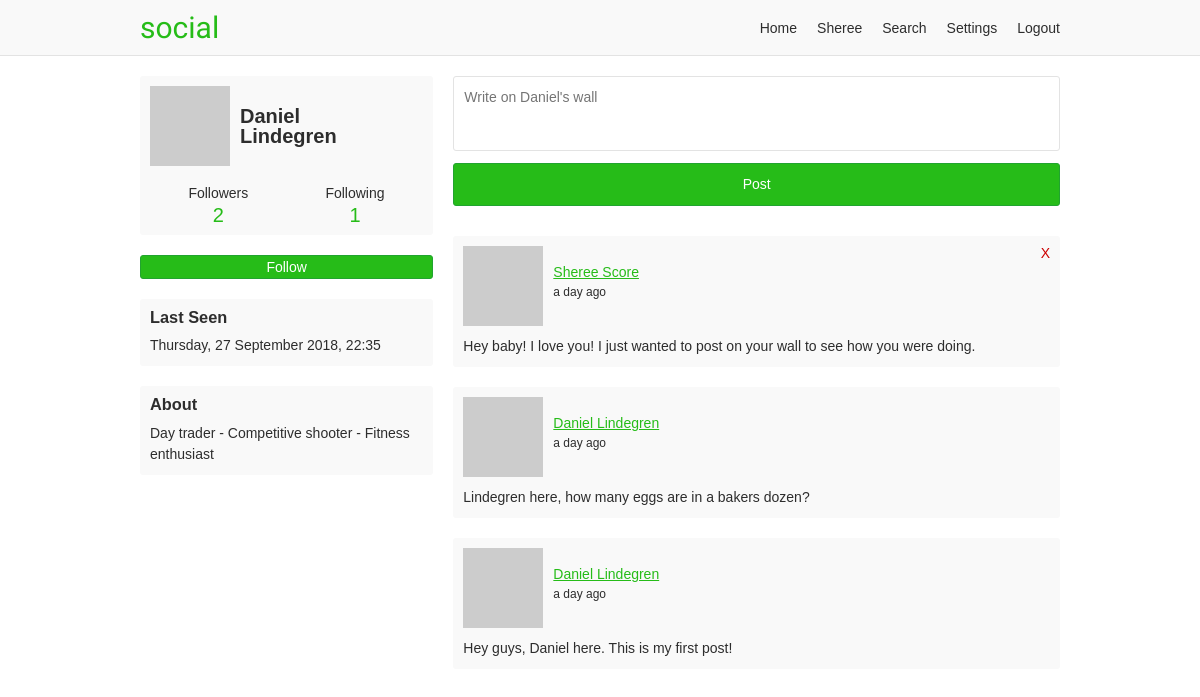
Before: /onosendi (signed in) with the older database file.
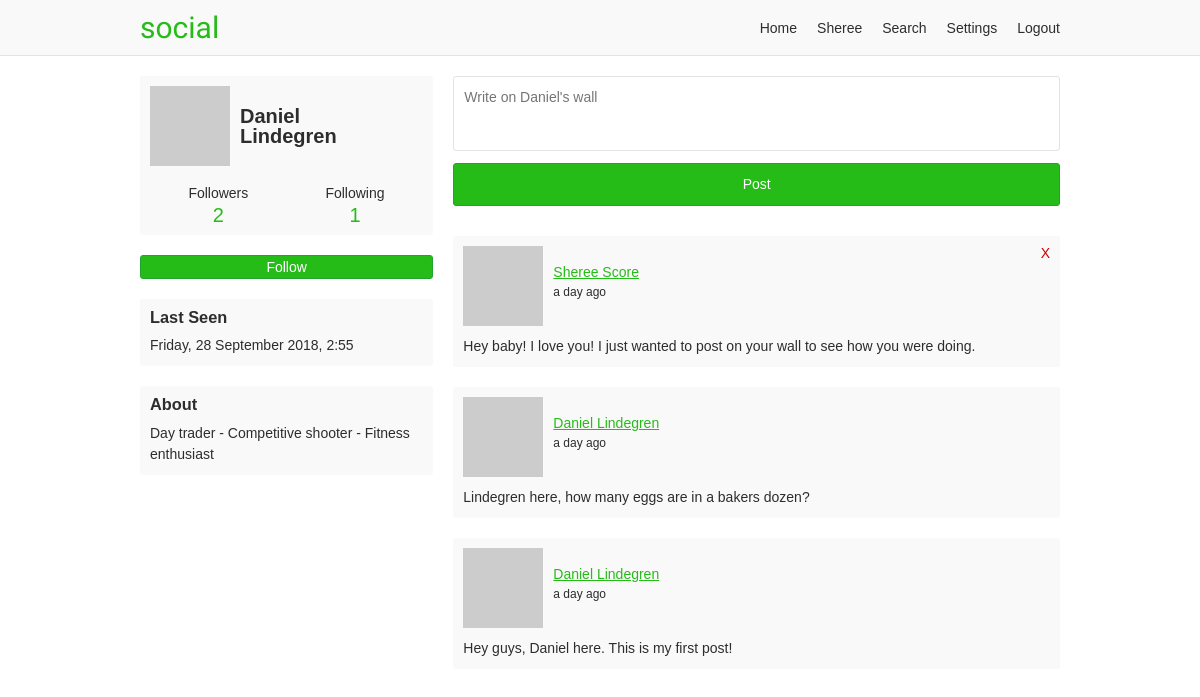
After: the same page with the newer database file.
### app/users/models/user.py (models this page shows, shortened)
class User(UserMixin, db.Model, BaseModel):
    username = db.Column(db.String(35), nullable=False, unique=True)
    email = db.Column(db.String(255), nullable=False, unique=True)
    password = db.Column(db.String(128), nullable=False)
    first_name = db.Column(db.String(35), nullable=False)
    last_name = db.Column(db.String(35), nullable=False)
    about_me = db.Column(db.Text)
    last_seen = db.Column(db.DateTime, default=datetime.utcnow)
    posts_per_page = db.Column(db.Integer, default=10, nullable=False)
    full_name = column_property(first_name + " " + last_name)
    followed = db.relationship(
        'User',
        secondary=followers,
        primaryjoin='followers.c.follower_id == User.id',
        secondaryjoin='followers.c.followed_id == User.id',
        backref=db.backref('followers', lazy='dynamic'),
        lazy='dynamic')
    post_author = db.relationship(
        'Post',
        foreign_keys='Post.author_id',
        backref='author', lazy='dynamic')
    post_recipient = db.relationship(
        'Post',
        foreign_keys='Post.recipient_id',
        backref='recipient', lazy='dynamic')
    def is_following(self, user):
        return self.followed.filter(
            followers.c.followed_id == user.id).count() > 0
    @property
    def get_followers(self):
        return self.followers.filter_by(active=True)
    @property
    def get_followed(self):
        return self.followed.filter_by(active=True)
    @property
    def profile_posts(self):
        return Post.query.join(User, User.id == Post.author_id).filter(
            Post.recipient_id == self.id, User.active == True, # noqa
            Post.active == True)
    def avatar(self, size):
        digest = md5(self.email.lower().encode('utf-8')).hexdigest()
        return 'https://www.gravatar.com/avatar/{}?d=monsterid&s={}'.format(
            digest, size)

### app/users/views.py (the view)
@users.route('/<username>', methods=['GET', 'POST'])
@login_required
def profile(username):
    user = User.query.filter_by(username=username, active=True).first_or_404()
    form = PostForm()
    if form.validate_on_submit():
        post = Post(body=form.body.data, author=current_user,
                    recipient=user)
        post.commit()
        flash('Your post is now live!')
        return redirect(url_for('users.profile', username=username))
    page = request.args.get('page', 1, type=int)
    posts = user.profile_posts.order_by(
        Post.created.desc()).paginate(
            page, current_user.posts_per_page, False)
    return render_template('users/profile.html', user=user, posts=posts,
                           form=form)

### app/users/forms.py
class PostForm(FlaskForm):
    body = TextAreaField('Say something', validators=[DataRequired()])
    submit = SubmitField('Post')

### app/models.py (called while the page is built)
    def commit(self):
        try:
            db.session.add(self)
            db.session.commit()
            return self
        except Exception as E:
            db.session.rollback()
            raise E

### app/users/models/user.py (called while the page is built)
@login.user_loader
def load_user(id):
    return User.query.get(int(id))

### app/users/views.py (called while the page is built)
@users.before_request
def before_request():
    if current_user.is_authenticated:
        if not current_user.active:
            return redirect(url_for('static_views.logout'))
        current_user.last_seen = datetime.utcnow()
        current_user.commit()

### app/templates/users/profile.html (shortened to what this page needs)
{% extends "/base.html" %}
{% block content %}
<div class="grid-container">
  {% include "/users/_profile-info.html" %}
  <div class="profile-content">
    {% if current_user != user %}
    <form method="post" novalidate>
      <div class="input-container">
        {% if form.body.errors %}
        {{ form.body(class="input-error", placeholder="Write on {}'s wall".format(user.first_name)) }}
        <p>{{ form.body.errors[0] }}</p>
        {% else %}
        {{ form.body(placeholder="Write on {}'s wall".format(user.first_name)) }}
        {% endif %}
      </div>
      {{ form.submit }}
    </form>
    {% endif %}
    {% if posts.pages > 1 %}
      {% from "/_macros.html" import render_pagination %}
    {% endif %}
    {% if posts.items %}
      {% for post in posts.items %}
      {% include "/users/_post.html" %}
      {% endfor %}
    {% endif %}
    {% if posts.pages > 1 %}
      {% from "/_macros.html" import render_pagination %}
    {% endif %}
  </div>
</div>
{% endblock %}

### app/templates/users/_profile-info.html
<div class="profile-aside">
  <div class="profile-info-container">
    <a class="profile-info" href="{{ url_for('users.profile', username=user.username) }}">
      <img src="{{ user.avatar(60) }}">
      <h2>{{ user.first_name }}<br>{{ user.last_name }}</h1>
    </a>
    <div class="user-numbers user-numbers-profile">
      <a href="{{ url_for('users.followers', username=user.username) }}">
        Followers <span>{{ user.get_followers.count() }}</span>
      </a>
      <a href="{{ url_for('users.following', username=user.username) }}">
        Following <span>{{ user.get_followed.count() }}</span>
      </a>
    </div>
  </div>
  {% if current_user != user %}
    {% if current_user.is_following(user) %}
    <a class="profile-follow button" href="{{ url_for('users.user_action', username=user.username, action='unfollow') }}">
      Unfollow
    </a>
    {% else %}
    <a class="profile-follow button" href="{{ url_for('users.user_action', username=user.username, action='follow') }}">
      Follow
    </a>
    {% endif %}
  {% endif %}
  {% if user.last_seen and not current_user == user %}
  <div class="last-seen-container">
    <h3>Last Seen</h3>
    <p>{{ moment(user.last_seen).format('dddd, D MMMM YYYY, H:mm') }}</p>
  </div>
  {% endif %}
  {% if user.about_me %}
  <div class="about-container">
    <h3>About</h3>
    <p>{{ user.about_me }}</p>
  </div>
  {% endif %}
</div>

Changed rows visible on the page:
changed User "Daniel": last_seen "Thursday, 27 September 2018, 22:35" → "Friday, 28 September 2018, 2:55"
